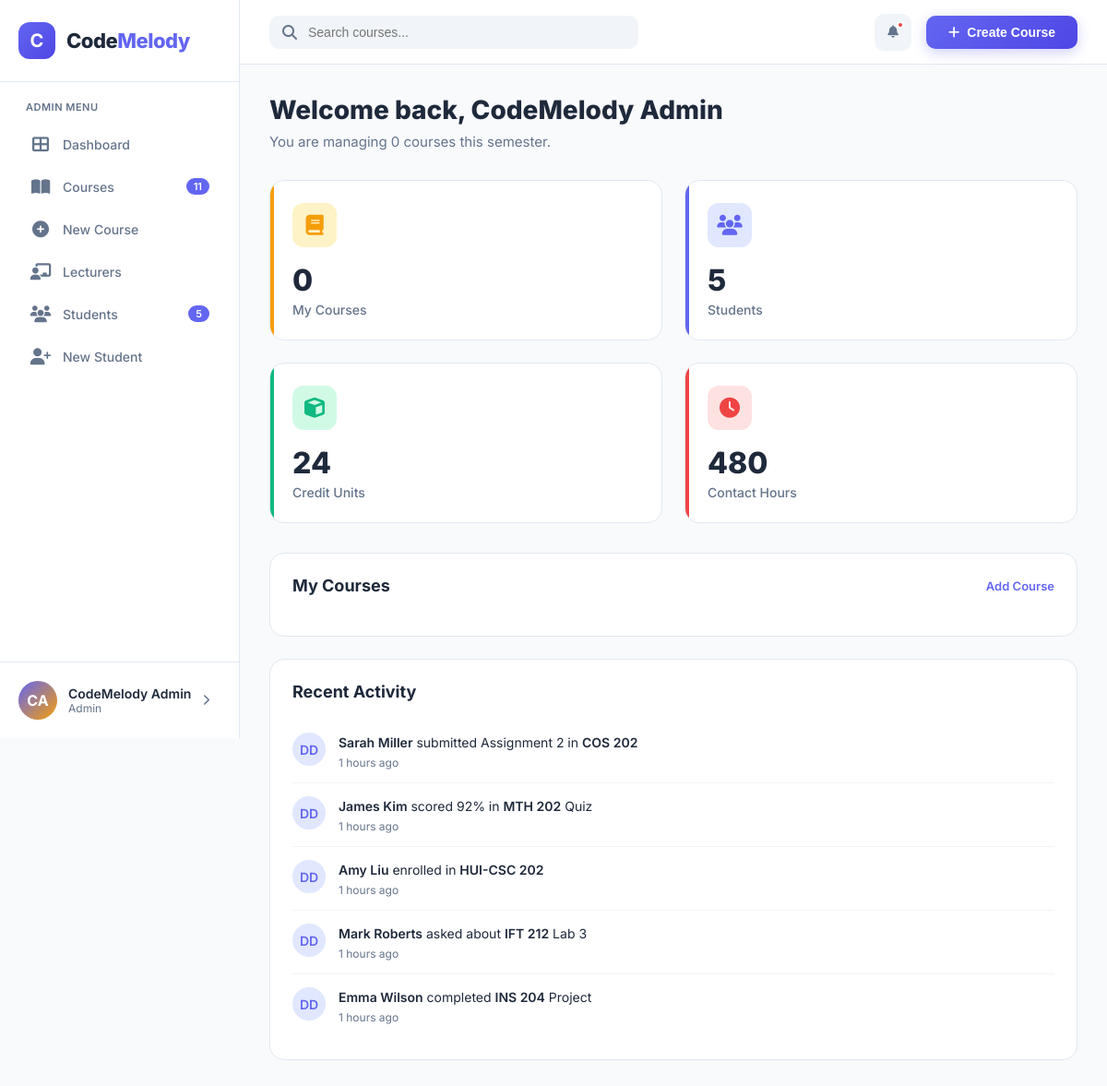
Screenshot of /dashboard/lecturer.php (signed in) with the database file from the repository.
### tables this page shows
CREATE TABLE users (
    id INT AUTO_INCREMENT PRIMARY KEY,
    email VARCHAR(255) UNIQUE NOT NULL,
    password VARCHAR(255) NOT NULL,
    full_name VARCHAR(100) NOT NULL,
    role ENUM('student', 'lecturer', 'admin') DEFAULT 'student',
    avatar_initials VARCHAR(2) DEFAULT 'CM',
    created_at TIMESTAMP DEFAULT CURRENT_TIMESTAMP
);

CREATE TABLE activities (
    id INT AUTO_INCREMENT PRIMARY KEY,
    user_id INT,
    action_type VARCHAR(50),
    description TEXT,
    created_at TIMESTAMP DEFAULT CURRENT_TIMESTAMP,
    FOREIGN KEY (user_id) REFERENCES users(id) ON DELETE SET NULL
);

### config/bootstrap.php (called while the page is built, shortened)
<?php
function app_url(string $path = ''): string {
    $base = defined('APP_BASE') ? APP_BASE : '';
    return rtrim($base, '/') . '/' . ltrim($path, '/');
}
function avatar_initials(string $name): string {
    $parts = preg_split('/\s+/', trim($name));
    $first = $parts[0][0] ?? 'U';
    $last = count($parts) > 1 ? ($parts[count($parts) - 1][0] ?? '') : ($parts[0][1] ?? '');
    return strtoupper($first . $last);
}
function timeAgo($datetime): string {
    $diff = time() - strtotime($datetime);
    if ($diff < 86400) return floor($diff / 3600) . ' hours ago';
    return floor($diff / 86400) . ' days ago';
}
function current_user(PDO $pdo): ?array {
    $stmt = $pdo->prepare('SELECT * FROM users WHERE id = ?');
    $stmt->execute([$_SESSION['user_id']]);
    return $stmt->fetch() ?: null;
}
function require_login(PDO $pdo): array {
    $user = current_user($pdo);
    return $user;
}
function metrics(PDO $pdo): array {
    $data = ['students' => 0, 'courses' => 0, 'units' => 0, 'hours' => 0, 'enrollments' => 0, 'users' => 0];
    try {
        $data['students'] = (int)$pdo->query('SELECT COUNT(*) FROM students')->fetchColumn();
        $data['courses'] = (int)$pdo->query('SELECT COUNT(*) FROM courses WHERE is_active = TRUE')->fetchColumn();
        $data['units'] = (int)$pdo->query('SELECT COALESCE(SUM(credit_units),0) FROM courses WHERE is_active = TRUE')->fetchColumn();
        $data['hours'] = (int)$pdo->query('SELECT COALESCE(SUM(lecture_hours + practical_hours),0) FROM courses WHERE is_active = TRUE')->fetchColumn();
        $data['users'] = (int)$pdo->query('SELECT COUNT(*) FROM users')->fetchColumn();
        $data['enrollments'] = (int)$pdo->query('SELECT COUNT(*) FROM enrollments')->fetchColumn();
    } catch (PDOException $e) {
    }
    return $data;
}

### dashboard/lecturer.php (the view, shortened to what this page needs)
<?php
require_once __DIR__ . '/../config/bootstrap.php';
$user = require_login($pdo);
$stmt = $pdo->prepare('SELECT * FROM courses WHERE lecturer_id = ? ORDER BY is_active DESC, code');
$stmt->execute([$user['id']]);
$courses = $stmt->fetchAll();
$activities = $pdo->query('SELECT a.*, u.full_name FROM activities a JOIN users u ON u.id = a.user_id ORDER BY a.created_at DESC LIMIT 5')->fetchAll();
require_once __DIR__ . '/../templates/header.php';
?>
<h1 class="page-title animate-in">Welcome back, <?php echo htmlspecialchars($user['full_name']); ?></h1>
<p class="page-subtitle animate-in delay-1">You are managing <?php echo count($courses); ?> course<?php echo count($courses) === 1 ? '' : 's'; ?> this semester.</p>
<div class="stats-grid">
    <div class="stat-card courses"><div class="stat-header"><div class="stat-icon"><i class="fas fa-book"></i></div></div><div class="stat-value"><?php echo count($courses); ?></div><div class="stat-label">My Courses</div></div>
    <div class="stat-card students"><div class="stat-header"><div class="stat-icon"><i class="fas fa-users"></i></div></div><div class="stat-value"><?php echo $m['students']; ?></div><div class="stat-label">Students</div></div>
    <div class="stat-card units"><div class="stat-header"><div class="stat-icon"><i class="fas fa-cube"></i></div></div><div class="stat-value"><?php echo $m['units']; ?></div><div class="stat-label">Credit Units</div></div>
    <div class="stat-card hours"><div class="stat-header"><div class="stat-icon"><i class="fas fa-clock"></i></div></div><div class="stat-value"><?php echo $m['hours']; ?></div><div class="stat-label">Contact Hours</div></div>
</div>
<div class="two-column">
    <div class="card">
        <div class="card-header"><h3 class="card-title">My Courses</h3><span class="card-action" onclick="window.location='<?php echo app_url('courses/create.php'); ?>'">Add Course</span></div>
        <div class="course-list">
        </div>
    </div>
    <div class="card">
        <div class="card-header"><h3 class="card-title">Recent Activity</h3></div>
        <div class="activity-list">
            <?php foreach ($activities as $activity): ?>
                <div class="activity-item"><div class="activity-avatar"><?php echo htmlspecialchars(avatar_initials($activity['full_name'])); ?></div><div class="activity-content"><div class="activity-text"><?php echo $activity['description']; ?></div><div class="activity-time"><?php echo timeAgo($activity['created_at']); ?></div></div></div>
            <?php endforeach; ?>
        </div>
    </div>
</div>
<?php require_once __DIR__ . '/../templates/footer.php'; ?>

### templates/header.php (shortened to what this page needs)
<?php
$currentPath = trim(str_replace('\\', '/', parse_url($_SERVER['REQUEST_URI'], PHP_URL_PATH)), '/');
$m = metrics($pdo);
$role = $user['role'] ?? 'student';
$nav = [
    'admin' => [
        ['dashboard/admin.php', 'fa-th-large', 'Dashboard', null],
        ['courses/index.php', 'fa-book-open', 'Courses', $m['courses']],
        ['courses/create.php', 'fa-plus-circle', 'New Course', null],
        ['lecturers/index.php', 'fa-chalkboard-user', 'Lecturers', null],
        ['students/index.php', 'fa-users', 'Students', $m['students']],
        ['students/create.php', 'fa-user-plus', 'New Student', null],
    ],
    'lecturer' => [
        ['dashboard/lecturer.php', 'fa-th-large', 'Dashboard', null],
        ['courses/index.php', 'fa-book-open', 'My Courses', $m['courses']],
        ['courses/create.php', 'fa-plus-circle', 'New Course', null],
        ['students/index.php', 'fa-users', 'Students', $m['students']],
    ],
    'student' => [
        ['dashboard/student.php', 'fa-th-large', 'Dashboard', null],
        ['courses/index.php', 'fa-compass', 'Explore Courses', $m['courses']],
        ['students/edit.php', 'fa-user-pen', 'My Profile', null],
    ],
];
?>
<!DOCTYPE html>
<html lang="en">
<head>
    <link rel="stylesheet" href="https://cdnjs.cloudflare.com/ajax/libs/font-awesome/6.4.0/css/all.min.css">
    <link rel="stylesheet" href="<?php echo app_url('assets/css/dashboard.css'); ?>">
</head>
<body>
<aside class="sidebar" id="sidebar">
    <div class="sidebar-header">
        <div class="logo">C</div>
        <div class="logo-text">Code<span>Melody</span></div>
    </div>
    <div class="nav-section">
        <div class="nav-label"><?php echo ucfirst(htmlspecialchars($role)); ?> Menu</div>
        <?php foreach ($nav[$role] as $item): ?>
            <?php $active = str_ends_with($currentPath, $item[0]); ?>
            <a href="<?php echo app_url($item[0]); ?>" class="nav-item <?php echo $active ? 'active' : ''; ?>">
                <i class="fas <?php echo $item[1]; ?>"></i><span><?php echo htmlspecialchars($item[2]); ?></span>
                <?php if ($item[3] !== null): ?><span class="nav-badge"><?php echo (int)$item[3]; ?></span><?php endif; ?>
            </a>
        <?php endforeach; ?>
    </div>
    <div class="user-profile" onclick="window.location='<?php echo app_url('auth/logout.php'); ?>'">
        <div class="user-avatar"><?php echo htmlspecialchars($user['avatar_initials'] ?? avatar_initials($user['full_name'] ?? 'User')); ?></div>
        <div class="user-info">
            <h4><?php echo htmlspecialchars($user['full_name'] ?? 'User'); ?></h4>
            <p><?php echo ucfirst(htmlspecialchars($role)); ?></p>
        </div>
        <i class="fas fa-chevron-right" style="color: var(--gray); font-size: 12px;"></i>
    </div>
</aside>
<main class="main-content">
    <header class="header">
        <div class="header-left">
            <div class="search-bar" id="globalSearch">
                <i class="fas fa-search"></i>
                <input type="text" placeholder="Search courses..." id="searchInput" autocomplete="off">
            </div>
        </div>
        <div class="header-right">
            <div class="notification-wrapper" id="notificationWrapper">
                <button class="header-btn" id="notificationBell" onclick="toggleNotifications()">
                    <i class="fas fa-bell"></i>
                    <span class="notification-dot" id="notificationDot"></span>
                </button>
            </div>
            <?php if ($role !== 'student'): ?>
                <button class="create-btn" onclick="window.location='<?php echo app_url('courses/create.php'); ?>'"><i class="fas fa-plus"></i>Create Course</button>
            <?php endif; ?>
        </div>
    </header>
    <div class="content" id="<?php echo htmlspecialchars($contentId ?? ''); ?>">

### rows the page displays
users: role "ADMIN", avatar_initials "CA", full_name "CodeMelody Admin", role "Admin"
activities: user.full_name "DD", description "Sarah Miller submitted Assignment 2 in COS 202", created_at "1 hours ago"
activities: user.full_name "DD", description "James Kim scored 92% in MTH 202 Quiz", created_at "1 hours ago"
activities: user.full_name "DD", description "Amy Liu enrolled in HUI-CSC 202", created_at "1 hours ago"
activities: user.full_name "DD", description "Mark Roberts asked about IFT 212 Lab 3", created_at "1 hours ago"
activities: user.full_name "DD", description "Emma Wilson completed INS 204 Project", created_at "1 hours ago"

### other values shown
$item[2] "Dashboard"
$item[2] "Courses"
$item[3] "11"
$item[2] "New Course"
$item[2] "Lecturers"
$item[2] "Students"
$item[3] "5"
$item[2] "New Student"
count($courses) "0"
$m['students'] "5"
$m['units'] "24"
$m['hours'] "480"
